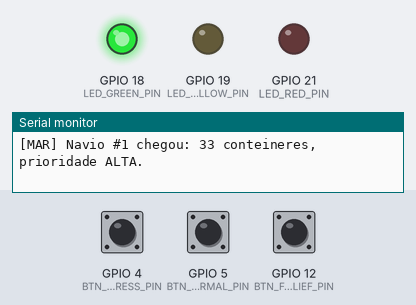
Recording of a program running on a simulated ESP32. On the bench: output pins drawn as LEDs (lit = HIGH), the last lines printed to the serial monitor. Inputs (shaded band) come from the test bench; at power-on: GPIO 4 (BTN_TRIGGER_STRESS_PIN) HIGH, GPIO 5 (BTN_RESET_NORMAL_PIN) HIGH, GPIO 12 (BTN_FORCE_RELIEF_PIN) HIGH. Random numbers use the default seed unless the program sets one.

Above: at 1.5 s.
1.6 s: GPIO 4 (BTN_TRIGGER_STRESS_PIN) pulled LOW for 0.15 s
At 4.3 s:
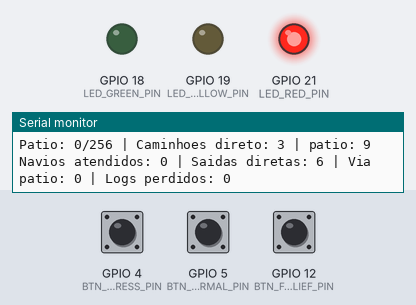
4.7 s: GPIO 5 (BTN_RESET_NORMAL_PIN) pulled LOW for 0.15 s
At 6.6 s:
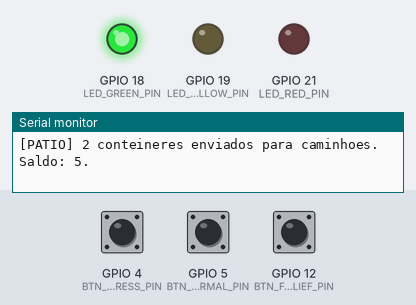
9.4 s: GPIO 12 (BTN_FORCE_RELIEF_PIN) pulled LOW for 1 s
At 13.1 s:
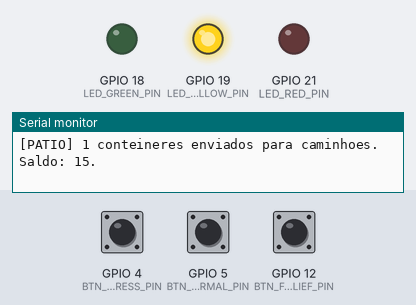
13.4 s: GPIO 4 (BTN_TRIGGER_STRESS_PIN) pulled LOW for 1 s
At 15.8 s:
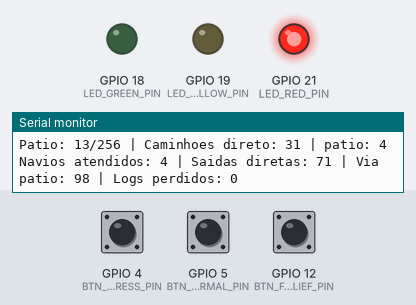
16.8 s: GPIO 5 (BTN_RESET_NORMAL_PIN) pulled LOW for 1 s
At 19.3 s:
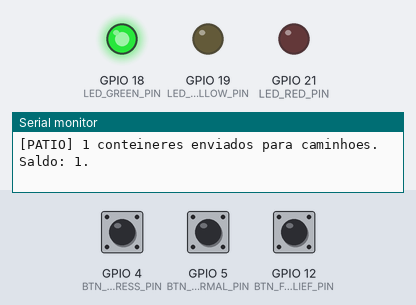
Timing chart, 0 to 20.8 s (numbered marks = the images above; inputs shaded):
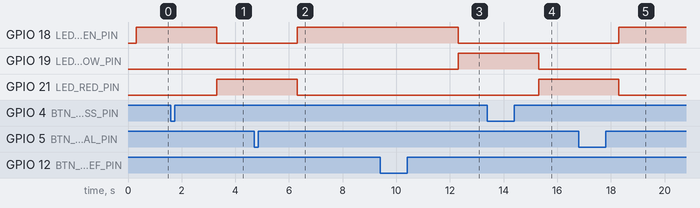

Measured:
- after the input at 1.6 s, GPIO 18 (LED_GREEN_PIN): HIGH → LOW after 1.7 s; GPIO 21 (LED_RED_PIN): LOW → HIGH after 1.7 s
- after the input at 4.7 s, GPIO 18 (LED_GREEN_PIN): LOW → HIGH after 1.6 s; GPIO 21 (LED_RED_PIN): HIGH → LOW after 1.6 s
- after the input at 9.4 s, GPIO 18 (LED_GREEN_PIN): HIGH → LOW after 2.9 s; GPIO 19 (LED_YELLOW_PIN): LOW → HIGH after 2.9 s
- after the input at 13.4 s, GPIO 21 (LED_RED_PIN): LOW → HIGH after 1.9 s
- after the input at 16.8 s, GPIO 18 (LED_GREEN_PIN): LOW → HIGH after 1.5 s; GPIO 21 (LED_RED_PIN): HIGH → LOW after 1.5 s

The program:

main.cpp
```cpp
#include <Arduino.h>
#include <freertos/FreeRTOS.h>
#include <freertos/task.h>
#include <freertos/queue.h>
#include <freertos/semphr.h>
#include <stdarg.h>
#include <stdio.h>

#include "config.h"
#include "system_handler.h"
#include "tasks.h"
#include "hardware.h"
#include "types.h"

extern "C" {
QueueHandle_t xQueueShipsHigh = NULL;
QueueHandle_t xQueueShipsNormal = NULL;
QueueHandle_t xQueueShipsLow = NULL;

QueueHandle_t xQueueDirectTrucks = NULL;
QueueHandle_t xQueueYardTrucks = NULL;
QueueHandle_t xQueueCraneCommands = NULL;
QueueHandle_t xQueueLog = NULL;

SemaphoreHandle_t xYardMutex = NULL;
SemaphoreHandle_t xBerthSemaphore = NULL;

volatile SystemMode_t g_system_mode = SYSTEM_MODE_NORMAL;
volatile uint32_t g_total_ships_processed = 0;
volatile uint32_t g_total_direct_dispatches = 0;
volatile uint32_t g_total_yard_dispatches = 0;
volatile uint32_t g_dropped_logs = 0;
}

extern "C" uint16_t system_get_waiting_ships(void) {
    uint16_t total = 0;

    if (xQueueShipsHigh != NULL) {
        total += (uint16_t)uxQueueMessagesWaiting(xQueueShipsHigh);
    }
    if (xQueueShipsNormal != NULL) {
        total += (uint16_t)uxQueueMessagesWaiting(xQueueShipsNormal);
    }
    if (xQueueShipsLow != NULL) {
        total += (uint16_t)uxQueueMessagesWaiting(xQueueShipsLow);
    }

    return total;
}

extern "C" void log_msg(const char *format, ...) {
    char buffer[LOG_MESSAGE_LENGTH];

    va_list args;
    va_start(args, format);
    vsnprintf(buffer, sizeof(buffer), format, args);
    va_end(args);

    if (xQueueLog == NULL) {
        return;
    }

    if (xQueueSend(xQueueLog, buffer, pdMS_TO_TICKS(10)) != pdPASS) {
        g_dropped_logs++;
    }
}

static bool create_resources(void) {
    xYardMutex = xSemaphoreCreateMutex();
    xBerthSemaphore = xSemaphoreCreateCounting(MAX_BERTHS, MAX_BERTHS);

    xQueueShipsHigh = xQueueCreate(
        MAX_SHIPS_PER_PRIORITY_QUEUE,
        sizeof(Ship_t)
    );
    xQueueShipsNormal = xQueueCreate(
        MAX_SHIPS_PER_PRIORITY_QUEUE,
        sizeof(Ship_t)
    );
    xQueueShipsLow = xQueueCreate(
        MAX_SHIPS_PER_PRIORITY_QUEUE,
        sizeof(Ship_t)
    );

    xQueueDirectTrucks = xQueueCreate(MAX_TRUCKS_QUEUE, sizeof(Truck_t));
    xQueueYardTrucks = xQueueCreate(MAX_TRUCKS_QUEUE, sizeof(Truck_t));
    xQueueCraneCommands = xQueueCreate(
        COMMAND_QUEUE_LENGTH,
        sizeof(CraneCommand_t)
    );
    xQueueLog = xQueueCreate(
        LOG_QUEUE_LENGTH,
        LOG_MESSAGE_LENGTH
    );

    return xYardMutex != NULL &&
           xBerthSemaphore != NULL &&
           xQueueShipsHigh != NULL &&
           xQueueShipsNormal != NULL &&
           xQueueShipsLow != NULL &&
           xQueueDirectTrucks != NULL &&
           xQueueYardTrucks != NULL &&
           xQueueCraneCommands != NULL &&
           xQueueLog != NULL;
}

static bool create_tasks(void) {
    BaseType_t result = pdPASS;

    result &= xTaskCreate(
        vTaskLogger,
        "Logger",
        2048,
        NULL,
        PRIO_TASK_LOGGER,
        NULL
    );

    result &= xTaskCreate(
        vTaskDashboard,
        "Dashboard",
        2560,
        NULL,
        PRIO_TASK_DASHBOARD,
        NULL
    );

    result &= xTaskCreate(
        vTaskGenerator,
        "Generator",
        2560,
        NULL,
        PRIO_TASK_GENERATOR,
        NULL
    );

    result &= xTaskCreate(
        vTaskTrucks,
        "Trucks",
        2304,
        NULL,
        PRIO_TASK_TRUCKS,
        NULL
    );

    result &= xTaskCreate(
        vTaskButtons,
        "Buttons",
        2048,
        NULL,
        PRIO_TASK_BUTTONS,
        NULL
    );

    result &= xTaskCreate(
        vTaskCranes,
        "Cranes",
        4096,
        NULL,
        PRIO_TASK_CRANES,
        NULL
    );

    return result == pdPASS;
}

void setup() {
    Serial.begin(115200);
    delay(300);

    hardware_init();

    if (!create_resources()) {
        Serial.println("ERRO CRITICO: falha ao criar filas, mutex ou semaforo.");
        return;
    }

    if (!create_tasks()) {
        Serial.println("ERRO CRITICO: falha ao criar uma ou mais tarefas.");
        return;
    }

    log_msg("Sistema portuario FreeRTOS inicializado.");
    log_msg(
        "Recursos: %u docas, patio para %u conteineres.",
        MAX_BERTHS,
        MAX_YARD_CAPACITY
    );
}

void loop() {
    vTaskDelay(pdMS_TO_TICKS(1000));
}
```

hardware.h
```cpp
#ifndef HARDWARE_H
#define HARDWARE_H

#include <stdint.h>
#include "types.h"

#ifdef __cplusplus
extern "C" {
#endif

void hardware_init(void);
void hardware_update_status_leds(
    uint16_t ships_waiting,
    uint16_t yard_count,
    SystemMode_t mode
);

#ifdef __cplusplus
}
#endif

#endif
```

system_handler.h
```cpp
#ifndef SYSTEM_HANDLER_H
#define SYSTEM_HANDLER_H

#include <stdint.h>
#include <freertos/FreeRTOS.h>
#include <freertos/queue.h>
#include <freertos/semphr.h>
#include "types.h"

#ifdef __cplusplus
extern "C" {
#endif

extern QueueHandle_t xQueueShipsHigh;
extern QueueHandle_t xQueueShipsNormal;
extern QueueHandle_t xQueueShipsLow;

extern QueueHandle_t xQueueDirectTrucks;
extern QueueHandle_t xQueueYardTrucks;
extern QueueHandle_t xQueueCraneCommands;
extern QueueHandle_t xQueueLog;

extern SemaphoreHandle_t xYardMutex;
extern SemaphoreHandle_t xBerthSemaphore;

extern volatile SystemMode_t g_system_mode;
extern volatile uint32_t g_total_ships_processed;
extern volatile uint32_t g_total_direct_dispatches;
extern volatile uint32_t g_total_yard_dispatches;
extern volatile uint32_t g_dropped_logs;

void log_msg(const char *format, ...);
uint16_t system_get_waiting_ships(void);

#ifdef __cplusplus
}
#endif

#endif
```

tasks.h
```cpp
#ifndef TASKS_H
#define TASKS_H

#ifdef __cplusplus
extern "C" {
#endif

void vTaskGenerator(void *pvParameters);
void vTaskCranes(void *pvParameters);
void vTaskTrucks(void *pvParameters);
void vTaskDashboard(void *pvParameters);
void vTaskLogger(void *pvParameters);
void vTaskButtons(void *pvParameters);

#ifdef __cplusplus
}
#endif

#endif
```

types.h
```cpp
#ifndef TYPES_H
#define TYPES_H

#include <stdint.h>
#include <freertos/FreeRTOS.h>

typedef enum {
    CONTAINER_STANDARD = 0,
    CONTAINER_REEFER,
    CONTAINER_HAZMAT
} ContainerType_t;

typedef enum {
    SHIP_PRIORITY_LOW = 0,
    SHIP_PRIORITY_NORMAL,
    SHIP_PRIORITY_HIGH
} ShipPriority_t;

typedef enum {
    SYSTEM_MODE_NORMAL = 0,
    SYSTEM_MODE_STRESS,
    SYSTEM_MODE_RELIEF
} SystemMode_t;

typedef struct {
    uint32_t id;
    uint16_t total_containers;
    uint16_t remaining_containers;
    uint16_t count_standard;
    uint16_t count_reefer;
    uint16_t count_hazmat;
    ShipPriority_t priority;
    TickType_t arrival_tick;
} Ship_t;

typedef struct {
    uint32_t id;
    uint8_t is_loaded;
} Truck_t;

typedef enum {
    CMD_TRIGGER_STRESS = 1,
    CMD_RELIEVE_STRESS,
    CMD_RESET_NORMAL
} CraneCommand_t;

#endif
```

yard.h
```cpp
#ifndef YARD_H
#define YARD_H

#include <stdint.h>
#include "types.h"

#ifdef __cplusplus
extern "C" {
#endif

uint8_t yard_add_container(ContainerType_t type);
uint8_t yard_remove_container(void);
uint16_t yard_get_count(void);

#ifdef __cplusplus
}
#endif

#endif
```

hardware.c
```cpp
#include <Arduino.h>
#include <stddef.h>
#include <freertos/FreeRTOS.h>
#include <freertos/task.h>
#include <freertos/queue.h>

#include "hardware.h"
#include "system_handler.h"
#include "types.h"
#include "config.h"

void hardware_init(void) {
    pinMode(LED_GREEN_PIN, OUTPUT);
    pinMode(LED_YELLOW_PIN, OUTPUT);
    pinMode(LED_RED_PIN, OUTPUT);

    pinMode(BTN_TRIGGER_STRESS_PIN, INPUT_PULLUP);
    pinMode(BTN_FORCE_RELIEF_PIN, INPUT_PULLUP);
    pinMode(BTN_RESET_NORMAL_PIN, INPUT_PULLUP);

    digitalWrite(LED_GREEN_PIN, HIGH);
    digitalWrite(LED_YELLOW_PIN, LOW);
    digitalWrite(LED_RED_PIN, LOW);
}

void hardware_update_status_leds(
    uint16_t ships_waiting,
    uint16_t yard_count,
    SystemMode_t mode
) {
    bool red = mode == SYSTEM_MODE_STRESS;

    bool yellow = mode == SYSTEM_MODE_RELIEF ||
                   yard_count >= YARD_WARNING_THRESHOLD ||
                   ships_waiting >= SHIPS_WARNING_THRESHOLD;

    bool green = !red && !yellow;

    digitalWrite(LED_GREEN_PIN, green ? HIGH : LOW);
    digitalWrite(LED_YELLOW_PIN, yellow ? HIGH : LOW);
    digitalWrite(LED_RED_PIN, red ? HIGH : LOW);
}

static void send_command(CraneCommand_t command) {
    if (xQueueCraneCommands == NULL) {
        return;
    }

    if (xQueueSend(xQueueCraneCommands, &command, 0) != pdPASS) {
        log_msg("[BOTOES] Fila de comandos cheia.");
    }
}

void vTaskButtons(void *pvParameters) {
    (void)pvParameters;

    const uint8_t pins[3] = {
        BTN_TRIGGER_STRESS_PIN,
        BTN_FORCE_RELIEF_PIN,
        BTN_RESET_NORMAL_PIN
    };

    const CraneCommand_t commands[3] = {
        CMD_TRIGGER_STRESS,
        CMD_RELIEVE_STRESS,
        CMD_RESET_NORMAL
    };

    uint8_t last_state[3] = {HIGH, HIGH, HIGH};
    TickType_t last_press[3] = {0, 0, 0};

    for (;;) {
        TickType_t now = xTaskGetTickCount();

        for (uint8_t i = 0; i < 3; i++) {
            uint8_t current_state = digitalRead(pins[i]);

            bool falling_edge =
                last_state[i] == HIGH &&
                current_state == LOW;

            bool debounce_ok =
                (now - last_press[i]) >=
                pdMS_TO_TICKS(BUTTON_DEBOUNCE_MS);

            if (falling_edge && debounce_ok) {
                send_command(commands[i]);
                last_press[i] = now;
            }

            last_state[i] = current_state;
        }

        vTaskDelay(pdMS_TO_TICKS(25));
    }
}
```

yard.c
```cpp
#include <freertos/FreeRTOS.h>
#include <stddef.h>
#include <freertos/semphr.h>

#include "yard.h"
#include "config.h"
#include "system_handler.h"

static uint8_t yard_grid[YARD_SIDE_LEN][YARD_SIDE_LEN];
static uint16_t total_yard_containers = 0;

uint8_t yard_add_container(ContainerType_t type) {
    if (xYardMutex == NULL) {
        return 0;
    }

    if (xSemaphoreTake(xYardMutex, portMAX_DELAY) != pdTRUE) {
        return 0;
    }

    if (total_yard_containers >= MAX_YARD_CAPACITY) {
        xSemaphoreGive(xYardMutex);
        return 0;
    }

    uint16_t slot = total_yard_containers;
    uint8_t row = (uint8_t)(slot / YARD_SIDE_LEN);
    uint8_t col = (uint8_t)(slot % YARD_SIDE_LEN);

    yard_grid[row][col] = (uint8_t)type + 1;
    total_yard_containers++;

    xSemaphoreGive(xYardMutex);
    return 1;
}

uint8_t yard_remove_container(void) {
    if (xYardMutex == NULL) {
        return 0;
    }

    if (xSemaphoreTake(xYardMutex, portMAX_DELAY) != pdTRUE) {
        return 0;
    }

    if (total_yard_containers == 0) {
        xSemaphoreGive(xYardMutex);
        return 0;
    }

    total_yard_containers--;

    uint16_t slot = total_yard_containers;
    uint8_t row = (uint8_t)(slot / YARD_SIDE_LEN);
    uint8_t col = (uint8_t)(slot % YARD_SIDE_LEN);

    yard_grid[row][col] = 0;

    xSemaphoreGive(xYardMutex);
    return 1;
}

uint16_t yard_get_count(void) {
    uint16_t count = 0;

    if (xYardMutex == NULL) {
        return 0;
    }

    if (xSemaphoreTake(xYardMutex, portMAX_DELAY) == pdTRUE) {
        count = total_yard_containers;
        xSemaphoreGive(xYardMutex);
    }

    return count;
}
```

dashboard.c
```cpp
#include <freertos/FreeRTOS.h>
#include <freertos/task.h>
#include <freertos/queue.h>
#include <freertos/semphr.h>

#include "system_handler.h"
#include "hardware.h"
#include "yard.h"
#include "config.h"

static const char *mode_name(SystemMode_t mode) {
    switch (mode) {
        case SYSTEM_MODE_STRESS:
            return "ESTRESSE";
        case SYSTEM_MODE_RELIEF:
            return "ALIVIO";
        case SYSTEM_MODE_NORMAL:
        default:
            return "NORMAL";
    }
}

void vTaskDashboard(void *pvParameters) {
    (void)pvParameters;

    for (;;) {
        uint16_t ships_waiting =
            system_get_waiting_ships();

        UBaseType_t free_berths =
            uxSemaphoreGetCount(
                xBerthSemaphore
            );

        uint8_t docks_occupied =
            MAX_BERTHS -
            (uint8_t)free_berths;

        uint16_t direct_trucks =
            (uint16_t)uxQueueMessagesWaiting(
                xQueueDirectTrucks
            );

        uint16_t yard_trucks =
            (uint16_t)uxQueueMessagesWaiting(
                xQueueYardTrucks
            );

        uint16_t yard_count =
            yard_get_count();

        hardware_update_status_leds(
            ships_waiting,
            yard_count,
            g_system_mode
        );

        log_msg(
            ">>> PORTO | Modo: %s <<<",
            mode_name(g_system_mode)
        );

        log_msg(
            "Docas: %u/%u | Navios esperando: %u",
            docks_occupied,
            MAX_BERTHS,
            ships_waiting
        );

        log_msg(
            "Patio: %u/%u | Caminhoes direto: %u | patio: %u",
            yard_count,
            MAX_YARD_CAPACITY,
            direct_trucks,
            yard_trucks
        );

        log_msg(
            "Navios atendidos: %lu | Saidas diretas: %lu | Via patio: %lu | Logs perdidos: %lu",
            (unsigned long)g_total_ships_processed,
            (unsigned long)g_total_direct_dispatches,
            (unsigned long)g_total_yard_dispatches,
            (unsigned long)g_dropped_logs
        );

        vTaskDelay(pdMS_TO_TICKS(3000));
    }
}
```

generator.c
```cpp
#include <freertos/FreeRTOS.h>
#include <freertos/task.h>
#include <freertos/queue.h>
#include <esp_system.h>

#include "system_handler.h"
#include "config.h"
#include "types.h"

static QueueHandle_t queue_for_priority(ShipPriority_t priority) {
    switch (priority) {
        case SHIP_PRIORITY_HIGH:
            return xQueueShipsHigh;
        case SHIP_PRIORITY_NORMAL:
            return xQueueShipsNormal;
        case SHIP_PRIORITY_LOW:
        default:
            return xQueueShipsLow;
    }
}

static const char *priority_name(ShipPriority_t priority) {
    switch (priority) {
        case SHIP_PRIORITY_HIGH:
            return "ALTA";
        case SHIP_PRIORITY_NORMAL:
            return "NORMAL";
        case SHIP_PRIORITY_LOW:
        default:
            return "BAIXA";
    }
}

void vTaskGenerator(void *pvParameters) {
    (void)pvParameters;

    uint32_t ship_id = 1;
    vTaskDelay(pdMS_TO_TICKS(1000));

    for (;;) {
        Ship_t ship = {0};

        uint32_t random_value = esp_random();
        uint16_t range =
            SHIP_MAX_CONTAINERS -
            SHIP_MIN_CONTAINERS +
            1;

        ship.id = ship_id++;
        ship.total_containers =
            SHIP_MIN_CONTAINERS +
            (uint16_t)(random_value % range);
        ship.remaining_containers = ship.total_containers;

        ship.count_hazmat =
            (uint16_t)(esp_random() % 5);

        ship.count_reefer =
            (uint16_t)(3 + (esp_random() % 9));

        if (ship.count_hazmat + ship.count_reefer >
            ship.total_containers) {
            ship.count_reefer =
                ship.total_containers -
                ship.count_hazmat;
        }

        ship.count_standard =
            ship.total_containers -
            ship.count_hazmat -
            ship.count_reefer;

        uint8_t priority_draw =
            (uint8_t)(esp_random() % 100);

        if (ship.count_hazmat > 0 || priority_draw < 20) {
            ship.priority = SHIP_PRIORITY_HIGH;
        } else if (priority_draw < 65) {
            ship.priority = SHIP_PRIORITY_NORMAL;
        } else {
            ship.priority = SHIP_PRIORITY_LOW;
        }

        ship.arrival_tick = xTaskGetTickCount();

        QueueHandle_t destination =
            queue_for_priority(ship.priority);

        if (xQueueSend(destination, &ship, 0) == pdPASS) {
            log_msg(
                "[MAR] Navio #%u chegou: %u conteineres, prioridade %s.",
                ship.id,
                ship.total_containers,
                priority_name(ship.priority)
            );
        } else {
            log_msg(
                "[MAR] Navio #%u recusado: fila %s cheia.",
                ship.id,
                priority_name(ship.priority)
            );
        }

        vTaskDelay(
            pdMS_TO_TICKS(SHIP_ARRIVAL_INTERVAL_MS)
        );
    }
}
```

logger.c
```cpp
#include <stdio.h>
#include <freertos/FreeRTOS.h>
#include <freertos/task.h>
#include <freertos/queue.h>

#include "system_handler.h"
#include "config.h"

void vTaskLogger(void *pvParameters) {
    (void)pvParameters;

    char log_buffer[LOG_MESSAGE_LENGTH];

    for (;;) {
        if (xQueueReceive(
                xQueueLog,
                log_buffer,
                portMAX_DELAY
            ) == pdTRUE) {
            printf("%s\n", log_buffer);
        }
    }
}
```

trucks.c
```cpp
#include <freertos/FreeRTOS.h>
#include <freertos/task.h>
#include <freertos/queue.h>

#include "system_handler.h"
#include "types.h"
#include "config.h"

void vTaskTrucks(void *pvParameters) {
    (void)pvParameters;

    uint32_t truck_id = 1;

    for (;;) {
        SystemMode_t mode = g_system_mode;

        uint32_t interval_ms = TRUCK_INTERVAL_NORMAL_MS;
        uint8_t batch = 1;

        if (mode == SYSTEM_MODE_STRESS) {
            interval_ms = TRUCK_INTERVAL_STRESS_MS;
        } else if (mode == SYSTEM_MODE_RELIEF) {
            interval_ms = TRUCK_INTERVAL_RELIEF_MS;
            batch = 2;
        }

        for (uint8_t i = 0; i < batch; i++) {
            Truck_t direct_truck = {
                .id = truck_id++,
                .is_loaded = 0
            };

            Truck_t yard_truck = {
                .id = truck_id++,
                .is_loaded = 0
            };

            xQueueSend(
                xQueueDirectTrucks,
                &direct_truck,
                0
            );

            xQueueSend(
                xQueueYardTrucks,
                &yard_truck,
                0
            );
        }

        vTaskDelay(pdMS_TO_TICKS(interval_ms));
    }
}
```

Source omitted: cranes.c (11728 bytes), config.h (2446 bytes)
